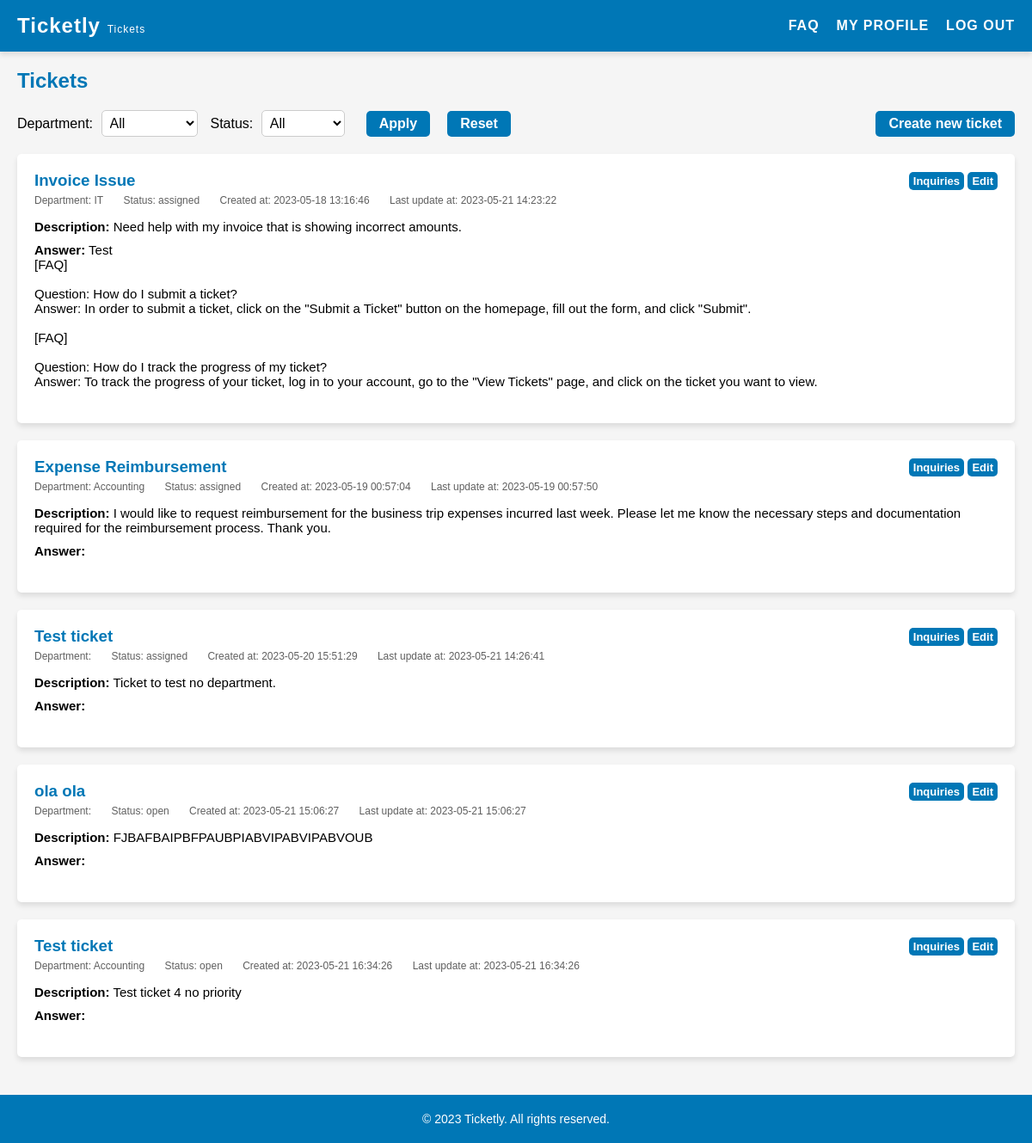
Screenshot of /pages/tickets.php (signed in) with the database file from the repository.
### tables this page shows
CREATE TABLE "tickets" (
    id INTEGER PRIMARY KEY AUTOINCREMENT,
    title VARCHAR(255) NOT NULL,
    description TEXT NOT NULL,
    answer TEXT,
    client_id INTEGER NOT NULL,
    agent_id INTEGER,
    priority VARCHAR(10) NOT NULL DEFAULT 'medium' CHECK (priority IN ('low', 'medium', 'high')),
    created_at DATETIME NOT NULL,
    updated_at DATETIME NOT NULL,
    department_id INTEGER,
    status_id INTEGER NOT NULL DEFAULT 1,
    FOREIGN KEY(status_id) REFERENCES status(id),
    FOREIGN KEY(client_id) REFERENCES users(id),
    FOREIGN KEY(agent_id) REFERENCES users(id),
    FOREIGN KEY(department_id) REFERENCES departments(id)
);

CREATE TABLE departments (
    id INTEGER PRIMARY KEY AUTOINCREMENT,
    name VARCHAR(255) NOT NULL UNIQUE
);

CREATE TABLE status (
    id INTEGER PRIMARY KEY AUTOINCREMENT,
    name VARCHAR(255) NOT NULL UNIQUE
);

### pages/tickets.php (called while the page is built, shortened)
<?php
    require_once(__DIR__ . '/../utils/session.php');
    $session = new Session();
    require_once(__DIR__ . '/../templates/tickets.tpl.php');
    drawTickets($session);
?>

### utils/session.php (called while the page is built, shortened)
<?php class Session {
    public function __construct() {
        $this->role = $_SESSION['role'] ?? '';
    }
} ?>

### database/ticketHashtags.class.php (called while the page is built, shortened)
<?php
    class TicketHashtags {
        public function __construct(int $ticketId, int $hashtagId) {
            $this->hashtagId = $hashtagId;
        }
    }
    function getTicketHashtags(PDO $db, int $ticketId): array {
        $stmt = $db->prepare('SELECT * FROM ticket_hashtags WHERE ticket_id = :ticketId');
        $stmt->bindValue(':ticketId', $ticketId, PDO::PARAM_INT);
        $stmt->execute();
        $ticketHashtags = [];
        while ($row = $stmt->fetch(PDO::FETCH_ASSOC)) {
            $ticketHashtags[] = new TicketHashtags(
                (int) $row['ticket_id'],
                (int) $row['hashtag_id']
            );
        }
        return $ticketHashtags;
    }
?>

### database/hashtags.class.php (called while the page is built, shortened)
<?php
    function getHashtagsNameById(PDO $db, int $id): string {
        $stmt = $db->prepare('SELECT name FROM hashtags WHERE id = :id');
        $stmt->bindValue(':id', $id, PDO::PARAM_INT);
        $stmt->execute();
        $row = $stmt->fetch(PDO::FETCH_ASSOC);
        if ($row) {
            return $row['name'];
        }
        return '';
    }
?>

### database/inquiries.class.php (called while the page is built, shortened)
<?php
    function hasUnansweredMessages($db, $ticketId, $userRole) {
        $stmt = $db->prepare('SELECT user_role FROM inquiries WHERE ticket_id = ? ORDER BY id DESC LIMIT 1');
        $stmt->execute([$ticketId]);
        $lastInquiry = $stmt->fetch(PDO::FETCH_ASSOC);
        return false;
    }
?>

### database/departments.class.php (called while the page is built, shortened)
<?php
    function getDepartmentsNameById(PDO $db, int $id): string {
        $stmt = $db->prepare('SELECT name FROM departments WHERE id = :id');
        $stmt->bindValue(':id', $id, PDO::PARAM_INT);
        $stmt->execute();
        $row = $stmt->fetch(PDO::FETCH_ASSOC);
        if ($row) {
            return $row['name'];
        }
        return '';
    }
?>

### database/status.class.php (called while the page is built, shortened)
<?php
    function getStatusNameById(PDO $db, int $id): string {
        $stmt = $db->prepare('SELECT name FROM status WHERE id = :id');
        $stmt->bindValue(':id', $id, PDO::PARAM_INT);
        $stmt->execute();
        $row = $stmt->fetch(PDO::FETCH_ASSOC);
        if ($row) {
            return $row['name'];
        }
        return '';
    }
?>

### templates/tickets.tpl.php (the view, shortened to what this page needs)
<?php function drawTickets(Session $session) {
    require_once '../database/tickets.class.php';
    require_once '../database/connection.db.php';
    require_once '../database/departments.class.php';
    require_once '../database/status.class.php';
    require_once '../database/hashtags.class.php';
    require_once '../database/ticketHashtags.class.php';
    require_once '../database/inquiries.class.php';
    $clientId = $session->getId();
    $db = getDatabaseConnection();
    if ($session->role === 'admin'){
        $stmt = $db->prepare('SELECT * FROM tickets');
        $stmt->execute();
        $tickets = $stmt->fetchAll(PDO::FETCH_ASSOC);
    } elseif ($session->role === 'client') {
        $stmt = $db->prepare('SELECT * FROM tickets WHERE client_id = ?');
        $stmt->execute([$clientId]);
        $tickets = $stmt->fetchAll(PDO::FETCH_ASSOC);
    } else {
        $stmt = $db->prepare('SELECT * FROM tickets WHERE agent_id = ?');
        $stmt->execute([$clientId]);
        $tickets = $stmt->fetchAll(PDO::FETCH_ASSOC);
    }
    ?>
    <!DOCTYPE html>
    <html>
    <head>
    <link rel="stylesheet" href="../style/tickets.css">
    </head>
    <body>
    <?php include '../templates/header.tpl.php';?>
    <main>
        <section id="my-tickets">
        <h2>Tickets</h2>
        <div class="filters">
            <div id="department-filter-container" class="filter-container">
                <label for="department-filter">Department:</label>
                <select id="department-filter">
                    <option value="all">All</option>
                </select>
            </div>
            <div id="status-filter-container" class="filter-container">
                <label for="status-filter">Status:</label>
                <select id="status-filter">
                    <option value="all">All</option>
                </select>
            </div>
            <button id="filter">Apply</button>
            <button id="undo-filter">Reset</button>
            <?php if ($session->role === 'client') : ?>
                <a href="newTicket.php" class="new-ticket-button">Create new ticket</a>
            <?php endif; ?>
        </div>
        <div class="ticket-container">
            <?php foreach ($tickets as $ticket) { ?>
                <?php
                    $ticketHashtags = getTicketHashtags($db, (int)$ticket['id']);
                    $hashtagString = '';
                    foreach ($ticketHashtags as $index => $hashtag) {
                        $hashtagName = getHashtagsNameById($db, $hashtag->hashtagId);
                        $hashtagString .= $hashtagName;
                    }
                ?>
                <div class="ticket" data-department="<?= $ticket['department_id'] ?>" data-status="<?= $ticket['status_id'] ?>" data-priority="<?= $ticket['priority'] ?>" data-hashtags="<?= $hashtagString ?>">
                    <div class="ticket-top">
                        <h3 class="ticket-subject"><?= $ticket['title'] ?></h3>
                        <?php
                            $ticketId = $ticket['id'];
                            $unansweredMessages = hasUnansweredMessages($db, $ticketId, $session->role);
                            $inquiriesButtonClass = $unansweredMessages ? 'unanswered-inquiries-button' : '';
                        ?>
                        <div class="edit-buttons">
                            <a href="inquiries.php?id=<?= $ticket['id'] ?>" class="edit-button <?= $inquiriesButtonClass ?>">Inquiries</a>
                            <a href="editTicket.php?id=<?= $ticket['id'] ?>" class="edit-button">Edit</a>
                        </div>
                    </div>
                    <div class="ticket-info">
                        <span class="ticket-department">Department: <?= getDepartmentsNameById($db, $ticket['department_id']) ?></span>
                        <span class="ticket-status">Status: <?= getStatusNameById($db, $ticket['status_id']) ?></span>
                        <span class="ticket-createdAt">Created at: <?= $ticket['created_at'] ?></span>
                        <span class="ticket-updatedAt">Last update at: <?= $ticket['updated_at'] ?></span>
                    </div>
                    <div class="ticket-details">
                        <p class="ticket-summary"><strong>Description:</strong> <?= nl2br(htmlspecialchars($ticket['description'])) ?></p>
                        <p class="ticket-answer"><strong>Answer:</strong> <?= nl2br(htmlspecialchars($ticket['answer'])) ?></p>
                    </div>
                </div>
            <?php } ?>
            </section>
    </main>
    <?php include '../templates/footer.tpl.php';?>
    </body>
    </html>
<?php } ?>

### style/tickets.css (style rules this page uses)
main { padding: 20px; }
section { margin-bottom: 40px; }
section h2 { color: #0077b6; margin-bottom: 20px; }
#my-tickets { margin-bottom: 80px; }
.new-ticket-button { display: inline-block; margin-left: auto; padding: 6px 15px; background-color: #0077b6; color: #fff; border-radius: 5px; text-decoration: none; font-weight: bold; }
.filters { display: flex; align-items: center; justify-content: flex-start; margin-bottom: 20px; }
.filters label { font-size: 16px; margin-right: 5px; }
.filters select { font-size: 16px; padding: 5px; border-radius: 5px; border: 1px solid #ccc; background-color: #fff; margin-right: 15px; }
.filters button { font-size: 16px; padding: 6px 15px; background-color: #0077b6; color: #fff; border-radius: 5px; border: none; margin-left: 10px; cursor: pointer; white-space: nowrap; font-weight: bold; margin-right: 10px; }
.filter-container { position: relative; }
.ticket-container { margin-top: 10px; position: relative; }
.ticket { box-shadow: 0 4px 6px rgba(0, 0, 0, 0.1); padding: 20px; background-color: #fff; margin-bottom: 20px; border-radius: 5px; }
.ticket h3 { margin-top: 0; color: #0077b6; }
.ticket-info { font-size: 12px; margin-bottom: 15px; color:#5f5f5f; }
.ticket-info span { display: inline-block; margin-right: 20px; }
.ticket-details { font-size: 15px; margin-bottom: 20px; }
.ticket-summary { margin-bottom: 10px; }
.ticket-top { display: flex; align-items: center; justify-content: space-between; margin-bottom: 5px; }
.edit-button { display: inline-block; padding: 3px 5px; background-color: #0077b6; color: #fff; border: none; border-radius: 5px; text-decoration: none; font-weight: bold; transition: background-color 0.3s ease; font-size: small; }

### style/header.css (style rules this page uses)
* { box-sizing: border-box; margin: 0; padding: 0; }
body { font-family: Arial, sans-serif; background-color: #f5f5f5; }

### rows the page displays
tickets: title "Invoice Issue", department.name "IT", status.name "assigned", created_at "2023-05-18 13:16:46", updated_at "2023-05-21 14:23:22", description "Need help with my invoice that is showing incorrect amounts.", answer "Test [FAQ] Question: How do I submit a ticket? Answer: In order to submit a ticket, click on the \"Submit a Ticket\" button on the homepage, fill out the form, and click \"Submit\". [FAQ] Question: How do I track the progress of my ticket? Answer: To track the progress of your ticket, log in to your account, go to the \"View Tickets\" page, and click on the ticket you want to view."
tickets: title "Expense Reimbursement", department.name "Accounting", status.name "assigned", created_at "2023-05-19 00:57:04", updated_at "2023-05-19 00:57:50", description "I would like to request reimbursement for the business trip expenses incurred last week. Please let me know the necessary steps and documentation required for the reimbursement process. Thank you."
tickets: title "Test ticket", status.name "assigned", created_at "2023-05-20 15:51:29", updated_at "2023-05-21 14:26:41", description "Ticket to test no department."
tickets: title "ola ola", status.name "open", created_at "2023-05-21 15:06:27", updated_at "2023-05-21 15:06:27", description "FJBAFBAIPBFPAUBPIABVIPABVIPABVOUB"
tickets: title "Test ticket", department.name "Accounting", status.name "open", created_at "2023-05-21 16:34:26", updated_at "2023-05-21 16:34:26", description "Test ticket 4 no priority"
